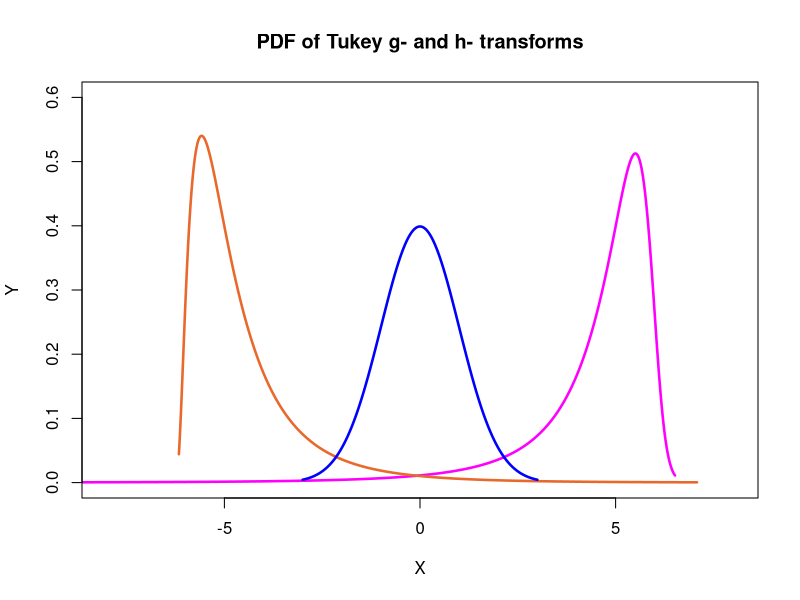

Reproduce this figure in R.
# ----------------------------------------------------------------------------
#  Project:     Tukey g- and h- transformations    
# ----------------------------------------------------------------------------
#  Quantlet:    TukeyPDF
# ----------------------------------------------------------------------------
#  Description: TukeyPDF produces parametric plots of Tukey g- and h-
#               transformed variables.  
# ----------------------------------------------------------------------------
#  Author:      Awdesch Melzer
# ----------------------------------------------------------------------------
  
# clear history
rm(list=ls(all=T))
graphics.off()

x = seq(-3,3,length=2000);

# specify values for g and h

g1 = -0.78;
h1 = 0.06;

# specify dependent and independent variables for the parametric plot of a
# distribution

T1 = (1/g1)*exp(h1*x^2/2)*(exp(g1*x)-1);      
y0 = 1/sqrt(2*pi)*exp(-x^2/2);
yy1 = exp(g1*x+h1*x^2/2)+(1/g1)*exp(h1*x^2/2)*(exp(g1*x)-1)*h1*x;
y1 = y0/yy1;    

g2=0.78;
h2=0.001;

T2=(1/g2)*exp(h2*x^2/2)*(exp(g2*x)-1);    
yy2=exp(g2*x+h2*x^2/2)+(1/g2)*exp(h2*x^2/2)*(exp(g2*x)-1)*h2*x;
y2 = y0/yy2;  

plot(T1+5,y1, col="magenta", type="l", lwd=2.5,ylim=c(0,0.6),xlim=c(-8,8),xlab="X", ylab="Y")
lines(T2-5,y2,col=rgb(0.9100,0.4100,0.1700),lwd=2.5)
lines(x,y0,col="blue",lwd=2.5)
title('PDF of Tukey g- and h- transforms')

# For reference see Headrick et al. (2008), "Parametric probability
# densities and distribution functions for Tukey g- and h- Transformations
# and their Use for Fitting Data", Applied Mathematical Science 2/9,
# 449-462.